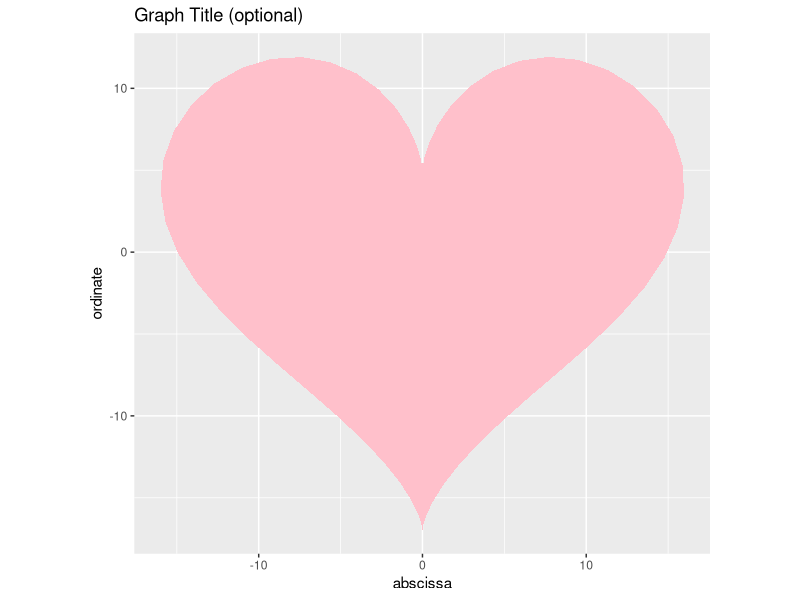

Source code (R):
## ---- chunk 1
knitr::opts_chunk$set( echo=FALSE, # hide code from document
                       warning=FALSE, # hide warnings 
                       message=FALSE) # hide messages 
library(tidyverse)
## ---- chunk 2
tibble( t = seq(0, 2*pi, by=0.1) ) %>% 
  mutate( x = 16*sin(t)^3, 
          y = 13*cos(t)-5*cos(2*t)-2*cos(3*t)-cos(4*t) ) %>% 
  ggplot( aes( x = x, y = y) ) + 
  geom_polygon( fill = "pink" ) +
  # annotate axes 
  xlab( "abscissa" ) + 
  ylab( "ordinate" ) + 
  ggtitle( "Graph Title (optional)"  ) +
  coord_fixed() 
## ---- chunk 3
tibble( X = c("this", "my"), 
        Y = c("is", "table") ) %>% 
  knitr::kable( caption = "Table Caption")
